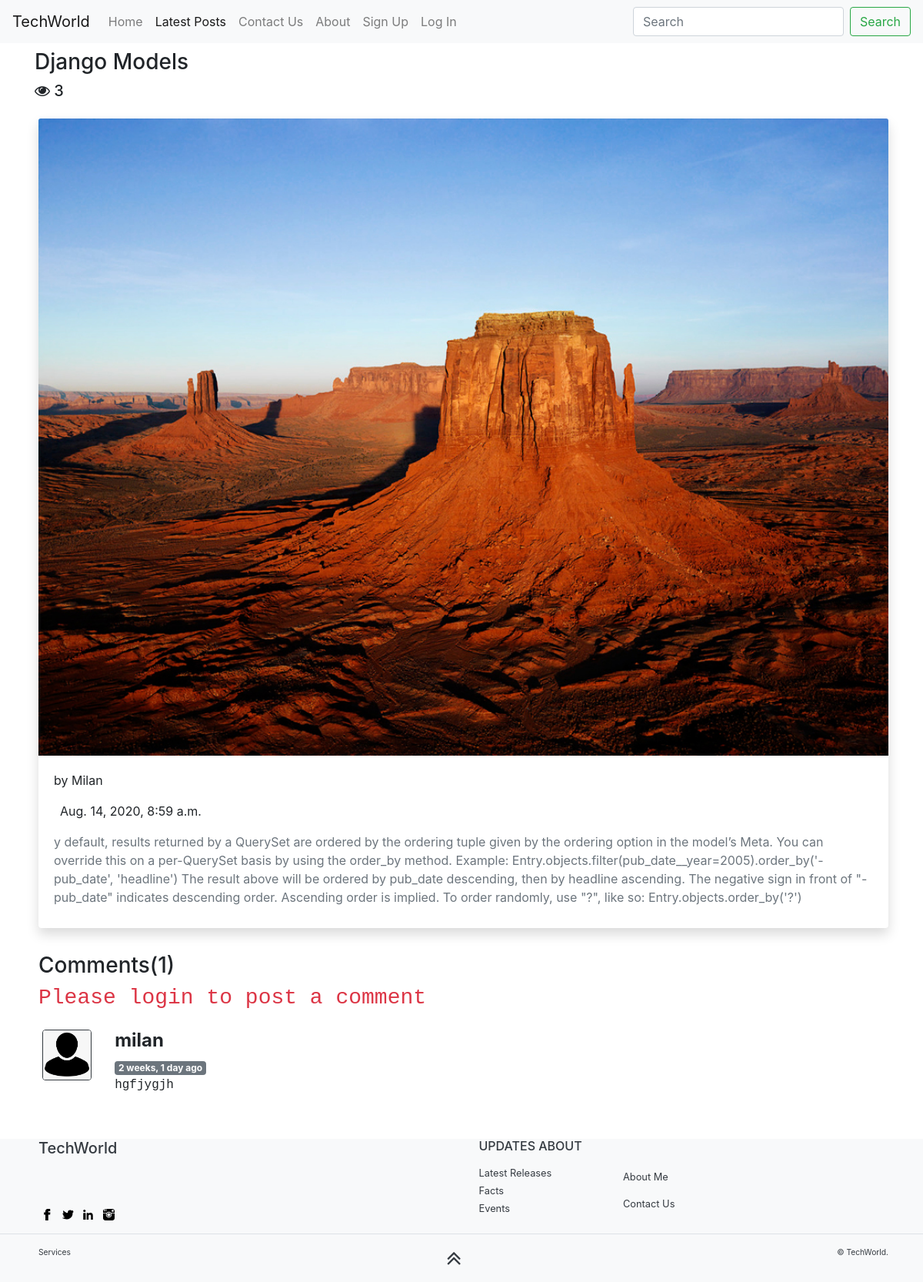
Screenshot of /blog/eightthxdc-post with the database file from the repository.
### blog/models.py (models this page shows, shortened)
class Post(models.Model):
    sno=models.AutoField(primary_key=True)
    title=models.CharField(max_length=200)
    desc=models.TextField()
    author=models.CharField(max_length=100)
    slug=models.CharField(max_length=130)
    views=models.IntegerField(default=0)
    timeStamp=models.DateTimeField(blank=True)
    image=models.ImageField(upload_to="blog/images",default="")

class BlogComment(models.Model):
    sno=models.AutoField(primary_key=True)
    comment=models.TextField()
    user=models.ForeignKey(User,on_delete=models.CASCADE)
    post=models.ForeignKey(Post,on_delete=models.CASCADE)
    parent=models.ForeignKey('self', on_delete=models.CASCADE, null=True)
    timeStamp=models.DateTimeField(default=now)

### blog/views.py (the view)
# urls.py: path('<str:slug>',views.blogPost,name="blogPost"),
def blogPost(request,slug):
    post=Post.objects.filter(slug=slug).first()
    post.views=post.views + 1
    post.save()
    comments= BlogComment.objects.filter(post=post)
    context={'post':post , 'comments':comments, 'user': request.user}
    return render(request,'blog/blogPost.html',context)

### templates/blog/blogPost.html (shortened to what this page needs)
{% extends 'base.html' %}
{% block blogactive %}active
{% endblock blogactive %}
{% block body %}
{% load static %}
{% load humanize %}
<div class="container">
  <h3 class="my-2">{{post.title}}</h3>
  <h5><i class="fa fa-eye fa-0x" aria-hidden="true"></i> {{post.views}}</h5>
  <div class="row my-4">
    <div class="col-lg-12 col-sm-6  col-md-12 mb-4">
      <div class="card shadow border-0 h-100"><img class="img-fluid card-img-top" src="/media/{{post.image}}" alt="...">
        <div class="card-body">by {{post.author}}
          <p class="text-gray-500 text-sm my-3">{{post.timeStamp}}</p>
          <p class="my-2 text-muted text-sm">{{post.desc}}</p>
        </div>
      </div>
    </div>
    <div class="container my-2 mb-2">
      <h3>Comments({{comments.count}})</h3>
      <div class="my-2">
      {% if user.is_authenticated %}
      <form action="/blog/postComment" method="post">
        {% csrf_token %}
        <div class="form-group">
          <label for="exampleInputEmail1">Enter your Comment:</label>
          <textarea class="form-control" id="comment" name="comment" placeholder="Enter comments here"
            style="margin-top: 0px; margin-bottom: 0px; height: 109px;"></textarea>
        </div>
        <input type="hidden" name="postSno" value="{{post.sno}}">
        <button type="submit" class="btn btn-outline-primary">Submit</button>
      </form>
      {% else %}
      <h3 class="text-danger text-monospace">Please login to post a comment</h3>
      {% endif %}
      </div>
      {% for comment in comments %}
      <div class="row my-4">
        <div class="col-md-1"><img src="{% static 'blog/user.png' %}" height=75px width=75px class="rounded mx-auto d-block border border-dark" ></div>
        <div class="col-md-11"><h4><b>{{comment.user.username}}</b> </h4> <span class="badge badge-secondary my-1">{{comment.timeStamp | naturaltime}}</span>
        <div><h6 class="text-monospace">{{comment.comment}}</h6></div></div>
      </div>
      {% endfor %}
    </div>
  </div>
</div>
{% endblock body %}

### templates/base.html (style rules this page uses)
img { max-width: 100%; height: auto; }
.row { display: -ms-flexbox; display: flex; -ms-flex-wrap: wrap; flex-wrap: wrap; margin-right: -15px; margin-left: -10px; }

### rows the page displays
Post: title "Django Models", views "3", image (picture), author "Milan", timeStamp "Aug. 14, 2020, 8:59 a.m.", desc "y default, results returned by a QuerySet are ordered by the ordering tuple given by the ordering option in the model’s Meta. You can override this on a per-QuerySet basis by using the order_by method. Example: Entry.objects.filter(pub_date__year=2005).order_by('-pub_date', 'headline') The result above will be ordered by pub_date descending, then by headline ascending. The negative sign in front of \"-pub_date\" indicates descending order. Ascending order is implied. To order randomly, use \"?\", like so: Entry.objects.order_by('?')"
BlogComment: user.username "milan", timeStamp "2 weeks, 1 day ago", comment "hgfjygjh"

### other values shown
{{ comments.count }} "1"
